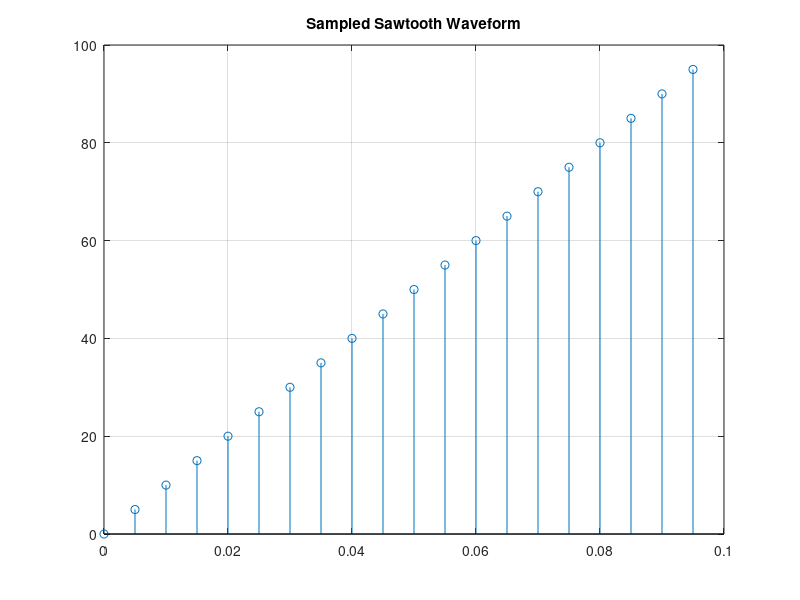

Reproduce this figure in MATLAB.
% Plots for PRU example
MAXT=100
waveform = linspace(0, MAXT-1, 100);

plot(waveform)

%%
T = 20*(1/50);
Fs = 1000;
dt = 1/Fs;
t = 0:dt:T-dt;
x = 50*sawtooth(2*pi*10*t)+50;

plot(t,x)
title('Sawtooth Waveform')
grid on

%% Solid sawtooth
T = 5*(1/50);
Fs = 200;
dt = 1/Fs;
t = 0:dt:T-dt;
x = 50*sawtooth(2*pi*10*t)+50;

stem(t,x)
title('Sampled Sawtooth Waveform')
grid on
